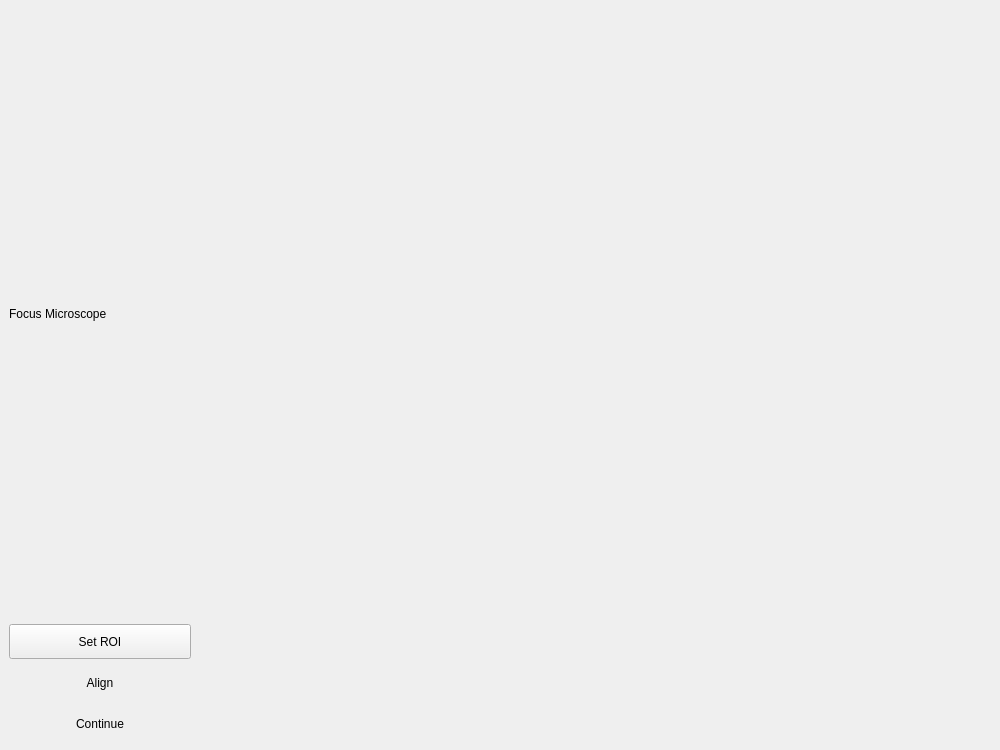
<?xml version="1.0" encoding="UTF-8"?>
<ui version="4.0">
 <class>Form</class>
 <widget class="QWidget" name="Form">
  <property name="geometry">
   <rect>
    <x>0</x>
    <y>0</y>
    <width>1000</width>
    <height>750</height>
   </rect>
  </property>
  <property name="minimumSize">
   <size>
    <width>1000</width>
    <height>750</height>
   </size>
  </property>
  <property name="windowTitle">
   <string>Form</string>
  </property>
  <layout class="QHBoxLayout" name="horizontalLayout" stretch="0,3">
   <property name="leftMargin">
    <number>0</number>
   </property>
   <property name="topMargin">
    <number>0</number>
   </property>
   <property name="rightMargin">
    <number>0</number>
   </property>
   <property name="bottomMargin">
    <number>0</number>
   </property>
   <item>
    <widget class="QFrame" name="frame">
     <property name="minimumSize">
      <size>
       <width>200</width>
       <height>0</height>
      </size>
     </property>
     <layout class="QVBoxLayout" name="verticalLayout_2">
      <item>
       <widget class="QLabel" name="label">
        <property name="text">
         <string>Focus Microscope</string>
        </property>
       </widget>
      </item>
      <item>
       <widget class="QPushButton" name="ROI_button">
        <property name="minimumSize">
         <size>
          <width>0</width>
          <height>35</height>
         </size>
        </property>
        <property name="text">
         <string>Set ROI</string>
        </property>
       </widget>
      </item>
      <item>
       <widget class="QPushButton" name="align_button">
        <property name="minimumSize">
         <size>
          <width>0</width>
          <height>35</height>
         </size>
        </property>
        <property name="text">
         <string>Align</string>
        </property>
        <property name="flat">
         <bool>true</bool>
        </property>
       </widget>
      </item>
      <item>
       <widget class="QPushButton" name="continue_button">
        <property name="minimumSize">
         <size>
          <width>0</width>
          <height>35</height>
         </size>
        </property>
        <property name="text">
         <string>Continue</string>
        </property>
        <property name="autoDefault">
         <bool>false</bool>
        </property>
        <property name="default">
         <bool>false</bool>
        </property>
        <property name="flat">
         <bool>true</bool>
        </property>
       </widget>
      </item>
     </layout>
    </widget>
   </item>
   <item>
    <widget class="QWidget" name="microscope_widget" native="true">
     <property name="minimumSize">
      <size>
       <width>0</width>
       <height>0</height>
      </size>
     </property>
     <layout class="QVBoxLayout" name="verticalLayout"/>
    </widget>
   </item>
  </layout>
 </widget>
 <resources/>
 <connections/>
</ui>
